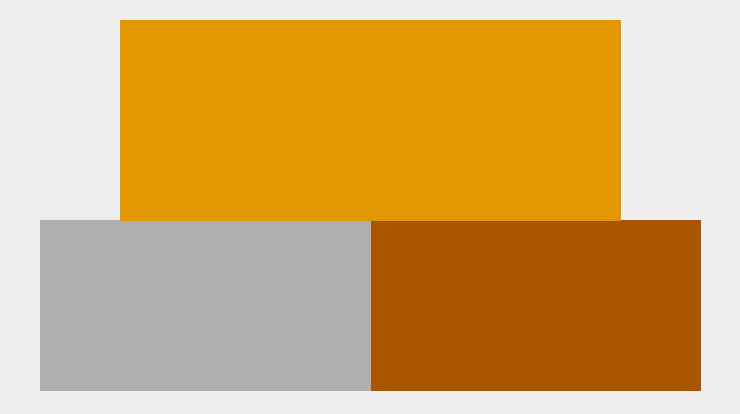
<?xml version="1.0" encoding="UTF-8"?>
<ui version="4.0">
 <class>Podium</class>
 <widget class="QDialog" name="Podium">
  <property name="geometry">
   <rect>
    <x>0</x>
    <y>0</y>
    <width>740</width>
    <height>414</height>
   </rect>
  </property>
  <property name="minimumSize">
   <size>
    <width>740</width>
    <height>414</height>
   </size>
  </property>
  <property name="windowTitle">
   <string>Podium</string>
  </property>
  <widget class="QLabel" name="third">
   <property name="geometry">
    <rect>
     <x>370</x>
     <y>220</y>
     <width>331</width>
     <height>171</height>
    </rect>
   </property>
   <property name="sizePolicy">
    <sizepolicy hsizetype="Fixed" vsizetype="Preferred">
     <horstretch>0</horstretch>
     <verstretch>0</verstretch>
    </sizepolicy>
   </property>
   <property name="minimumSize">
    <size>
     <width>331</width>
     <height>171</height>
    </size>
   </property>
   <property name="font">
    <font>
     <family>Andale Mono</family>
     <pointsize>11</pointsize>
     <weight>75</weight>
     <bold>true</bold>
    </font>
   </property>
   <property name="styleSheet">
    <string notr="true">background-color: rgb(170, 85, 0);</string>
   </property>
   <property name="text">
    <string/>
   </property>
   <property name="alignment">
    <set>Qt::AlignCenter</set>
   </property>
  </widget>
  <widget class="QLabel" name="second">
   <property name="geometry">
    <rect>
     <x>40</x>
     <y>220</y>
     <width>331</width>
     <height>171</height>
    </rect>
   </property>
   <property name="sizePolicy">
    <sizepolicy hsizetype="Fixed" vsizetype="Preferred">
     <horstretch>0</horstretch>
     <verstretch>0</verstretch>
    </sizepolicy>
   </property>
   <property name="minimumSize">
    <size>
     <width>331</width>
     <height>171</height>
    </size>
   </property>
   <property name="font">
    <font>
     <family>Andale Mono</family>
     <pointsize>14</pointsize>
     <weight>75</weight>
     <bold>true</bold>
    </font>
   </property>
   <property name="styleSheet">
    <string notr="true">background-color: rgb(175, 175, 175);</string>
   </property>
   <property name="text">
    <string/>
   </property>
   <property name="alignment">
    <set>Qt::AlignCenter</set>
   </property>
  </widget>
  <widget class="QLabel" name="first">
   <property name="geometry">
    <rect>
     <x>120</x>
     <y>20</y>
     <width>501</width>
     <height>201</height>
    </rect>
   </property>
   <property name="sizePolicy">
    <sizepolicy hsizetype="Fixed" vsizetype="Preferred">
     <horstretch>0</horstretch>
     <verstretch>0</verstretch>
    </sizepolicy>
   </property>
   <property name="minimumSize">
    <size>
     <width>501</width>
     <height>201</height>
    </size>
   </property>
   <property name="font">
    <font>
     <family>Andale Mono</family>
     <pointsize>16</pointsize>
     <weight>75</weight>
     <bold>true</bold>
    </font>
   </property>
   <property name="styleSheet">
    <string notr="true">background-color: rgb(227, 151, 0);</string>
   </property>
   <property name="text">
    <string/>
   </property>
   <property name="scaledContents">
    <bool>false</bool>
   </property>
   <property name="alignment">
    <set>Qt::AlignCenter</set>
   </property>
  </widget>
 </widget>
 <resources/>
 <connections/>
</ui>
